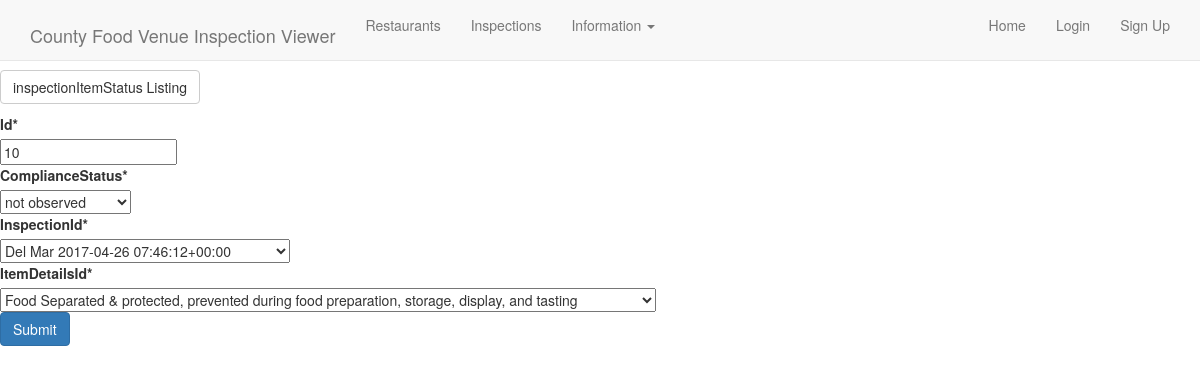
Screenshot of /fvi/fvi/inspectionitemstatus/update/10/ with the database file from the repository.
### fvi/models.py (models this page shows, shortened)
class inspection(models.Model):
    PURPOSE_OPTIONS = (
        ('C', 'Compliance'),
        ('R', 'Routine'),
        ('F', 'Field Investigation'),
        ('V', 'Visit'),
        ('O', 'Other'),
    )
    id = models.IntegerField(primary_key=True)
    timeIn = models.DateTimeField()
    timeOut = models.DateTimeField()
    purposeOfInspection = models.CharField(max_length=1, choices=PURPOSE_OPTIONS)
    employeeUsername = models.ForeignKey(settings.AUTH_USER_MODEL, )
    restaurantId = models.ForeignKey('fvi.restaurant', )
    class Meta:
        ordering = ('-pk',)
    objects = inspectionManager()
    def __str__(self):
        return "%s %s" % (self.restaurantId.name, str(self.timeIn))
    class Meta:
        permissions=(("create_inspection","can create inspetions"),
                     ("view_inspection","can view inspections"),
                     ("update_inspection","cann update inspections"))

class inspectionItemDetail(models.Model):
    subhead = models.CharField(max_length=30)
    description = models.TextField(max_length=100)
    id = models.IntegerField(primary_key=True)
    priorityLevelId = models.ForeignKey('fvi.priorityLevel', )
    class Meta:
        ordering = ('-pk',)
    def __str__(self):
        return self.description

class inspectionItemStatus(models.Model):
    OUT=0
    IN=1
    NO=2
    NA=3
    COS=4
    R=5
    INSPECTIONSTATUS = (
        (OUT, 'not in compliance'),
        (IN, 'in compliance'),
        (NO, 'not observed'),
        (NA, 'not applicable '),
        (R, 'corrected on site'),
    )
    id = models.IntegerField(primary_key=True)
    complianceStatus = models.IntegerField(choices=INSPECTIONSTATUS)
    inspectionId = models.ForeignKey('fvi.inspection', )
    itemDetailsId = models.ForeignKey('fvi.inspectionItemDetail', )
    class Meta:
        ordering = ('-pk',)

### fvi/views.py (the view)
# urls.py: url(r'^fvi/inspectionitemstatus/update/(?P<pk>\S+)/$', views.inspectionItemStatusUpdateView.as_view(), name='fvi_inspectionitemstatus_update'),
class inspectionItemStatusUpdateView(UpdateView):
    model = inspectionItemStatus
    form_class = inspectionItemStatusForm

### fvi/forms.py
class inspectionItemStatusForm(forms.ModelForm):
    class Meta:
        model = inspectionItemStatus
        fields = ['id', 'complianceStatus', 'inspectionId', 'itemDetailsId']

### fvi/templates/fvi/inspectionitemstatus_form.html (shortened to what this page needs)
{% extends "base.html" %}
{% load static %}
{% load crispy_forms_tags %}
{% block content %}
<p><a class="btn btn-default" href="{% url 'fvi_inspectionitemstatus_list' %}">inspectionItemStatus Listing</a></p>
<form method="post">
{{form|crispy}}
<button class="btn btn-primary" type="submit">Submit</button>
</form>
{% endblock %}

### rows the page displays
inspection: id "10"
inspectionItemStatus: complianceStatus "not observed", inspectionId "Del Mar 2017-04-26 07:46:12+00:00", itemDetailsId "Food Separated & protected, prevented during food preparation, storage, display, and tasting"
